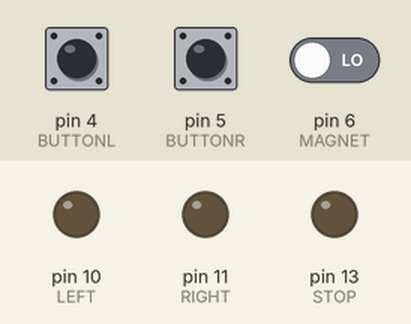
This sketch was run on a simulated Arduino Uno, built with avr-gcc and run on an emulated ATmega328P. Parts: output pins drawn as LEDs (lit = HIGH). Dashed ring = blinking. The inputs (shaded band) are chosen by the test bench; at power-on: pin 4 (BUTTONL) LOW, pin 5 (BUTTONR) LOW, pin 6 (MAGNET) LOW.

Above: at 1.2 s.
1.3 s: pin 4 (BUTTONL) pulled HIGH for 1 s
At 1.45 s:
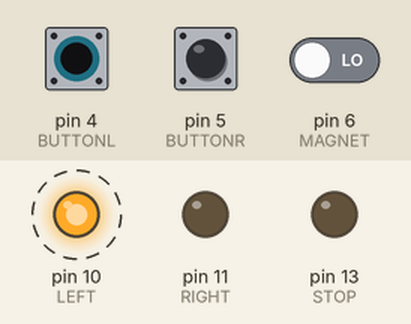
3.8 s: pin 5 (BUTTONR) pulled HIGH for 3.2 s
At 3.95 s:
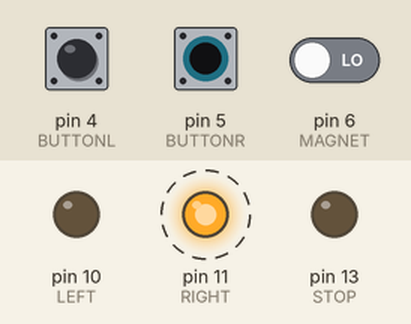
8.5 s: pin 6 (MAGNET) driven HIGH
At 9.6 s:
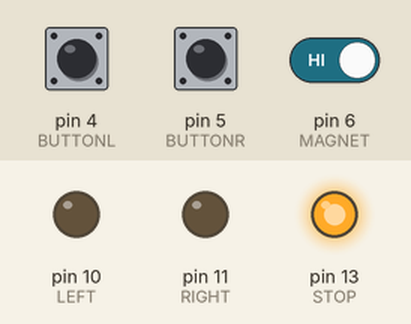
10.0 s: pin 4 (BUTTONL) pulled HIGH for 0.15 s
At 10.15 s:
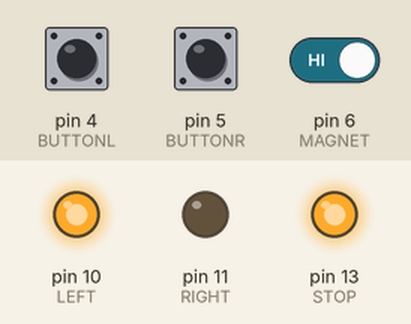
11.8 s: pin 5 (BUTTONR) pulled HIGH for 0.15 s
At 11.95 s:
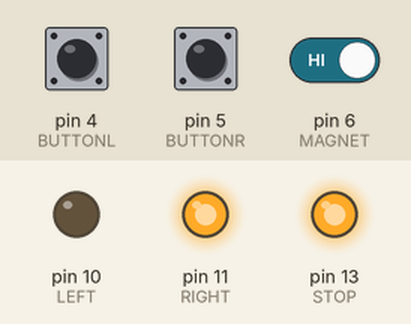
13.6 s: pin 4 (BUTTONL) pulled HIGH for 3.2 s
At 17.2 s:
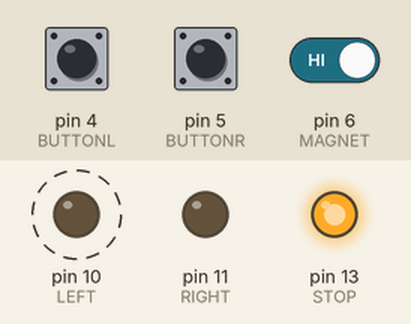
Timing chart, 0 to 18.7 s (numbered marks = the images above; inputs shaded):
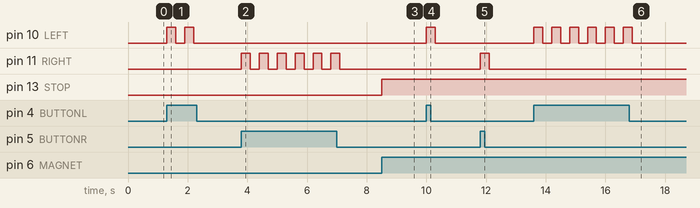

Measured:
- after the input at 1.3 s, pin 10 (LEFT): alternates HIGH for 0.30 s and LOW for 0.30 s, 4 changes in all, then stays LOW, starting at once
- after the input at 3.8 s, pin 11 (RIGHT): alternates HIGH for 0.30 s and LOW for 0.30 s, 12 changes in all, then stays LOW, starting at once
- after the input at 8.5 s, pin 13 (STOP): LOW → HIGH at once
- after the input at 10.0 s, pin 10 (LEFT): LOW → HIGH at once, → LOW 0.30 s later
- after the input at 11.8 s, pin 11 (RIGHT): LOW → HIGH at once, → LOW 0.30 s later
- after the input at 13.6 s, pin 10 (LEFT): alternates HIGH for 0.30 s and LOW for 0.30 s, 12 changes in all, then stays LOW, starting at once

The sketch:

CeedHub_Eleche.ino
```cpp
int LEFT = 10;
int RIGHT = 11;
int STOP = 13;
int BUTTONL = 4;
int BUTTONR = 5;
int MAGNET = 6;


void setup() {
  pinMode(LEFT,OUTPUT);
  pinMode(RIGHT,OUTPUT);
  pinMode(STOP,OUTPUT);
  pinMode(BUTTONL,INPUT);
  pinMode(BUTTONR,INPUT);
  pinMode(MAGNET,INPUT);

}

void loop() {
  if(digitalRead(BUTTONL) == HIGH)
  {
    digitalWrite(RIGHT,LOW);
    digitalWrite(LEFT,HIGH);
    delay(300);
    digitalWrite(LEFT,LOW);
    delay(300);
  }else
  {
    digitalWrite(LEFT,LOW);
  }
  if(digitalRead(BUTTONR) == HIGH)
  {
    digitalWrite(LEFT,LOW);
    digitalWrite(RIGHT,HIGH);
    delay(300);
    digitalWrite(RIGHT,LOW);
    delay(300);
  }else
  {
    digitalWrite(RIGHT,LOW);
  }

  if(digitalRead(MAGNET) == HIGH)
  {
  digitalWrite(STOP,HIGH);
  }
  else
  {
  digitalWrite(STOP,LOW);
  }
}
```
